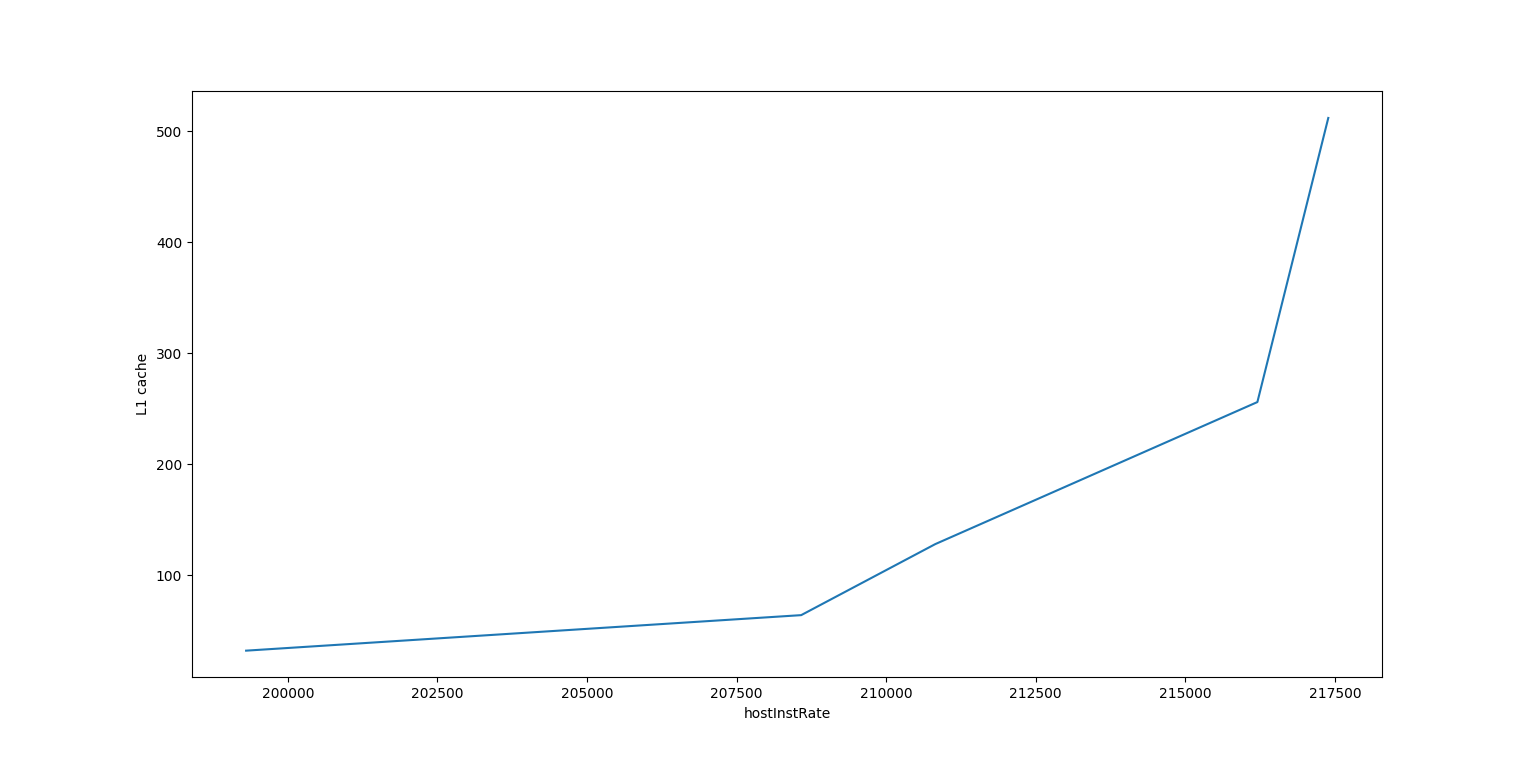

The script that drew this image:
import matplotlib.pyplot as plt

fig = plt.figure()
ax = fig.add_subplot(1, 1, 1)
ax.plot([199303,208580,210821,216205,217390], [32,64,128,256,512])
ax.set_xlabel('hostInstRate')
ax.set_ylabel('L1 cache')

plt.show()
